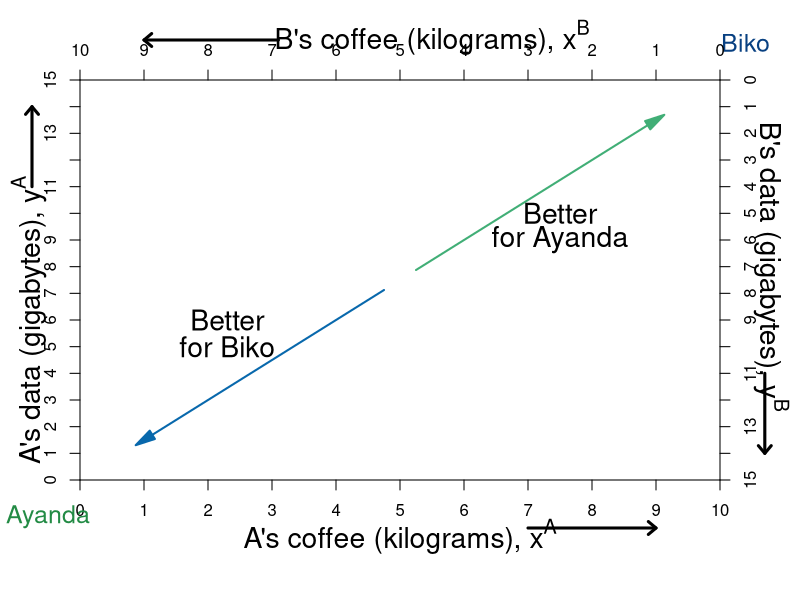

Recreate this plot in R.
require(shape)
pdf(file = "property/edgeworth_better_worse.pdf", width = 9, height = 7)

#Set parameters for graphics
axislabelsize <- 1.7
labelsize <- 1.7
namesize <- 1.5

indiffcurveA1 <- function(x, U = 4, A = 1, a = 0.5) {
  ((((U-2)/A)*(1/x)^a)^(1/(1-a)))
}

indiffcurveA2 <- function(x, U = 4, A = 1, a = 0.5) {
  (((U/A)*(1/x)^a)^(1/(1-a)))
}

indiffcurveA3 <- function(x, U = 4, A = 1, a = 0.5) {
  ((((U+2)/A)*(1/x)^a)^(1/(1-a)))
}

#Aisha happens to have found 8 coffee and 2 data, 
#and Betty happens to have found 2 coffee and 13 data. 
#Aisha's utility (8^0.5)*(2^0.5) = 4
#Betty's utility (2^0.5)*(13^0.5) = 5.09

COL <- c("#7fc97f", "#beaed4", "#fdc086", "#ffff99", "#386cb0", "#f0027f", "#bf5b17", "#666666")
COLA <- c("#99d8c9","#66c2a4","#41ae76", "#238b45", "#005824")
COLB <- c("#4eb3d3", "#2b8cbe", "#0868ac","#084081")

par(mar =  c(6, 4, 4, 4))
xlims <- c(0, 10)
ylims <- c(0, 15)
xlims2 <- c(10, 0)
ylims2 <- c(15, 0)

plot(0, 0, xlim = xlims, ylim = ylims, type = "n",
     xlab = "",
     ylab = "", 
     line = 2.5,
     xaxt = "n", 
     yaxt = "n", 
     cex.lab = axislabelsize, 
     bty = "n",
     xaxs="i", 
     yaxs="i")

mtext(expression(paste("A's coffee (kilograms), ", x^A)), side=1, line = 2.9, cex = axislabelsize)
text(-0.8, 6, expression(paste("A's data (gigabytes), ", y^A)), xpd = TRUE, cex = axislabelsize, srt = 90) 

#Add arrows:
arrows(-0.75, 11, -0.75, 14, xpd = TRUE, length=0.1,angle=40,lwd=3)
arrows(7, -1.8, 9, -1.8, xpd = TRUE, length=0.1,angle=40,lwd=3)


npts <- 500 
npts2 <- 501
#Specify the sequences of points for graphing. 
xx1 <- seq(xlims[1], xlims[2], length.out = npts)
#xx2 <- seq(xlims[1], xlims[2], length.out = npts)
#xx3 <- seq(xlims[1], xlims[2], length.out = npts2)
#xx4 <- seq(xlims[1], 10, length.out = npts2)

#Draw the lines for the graphs
#lines(xx1, indiffcurveA1(xx1), col = COLA[3], lwd = 4)
#lines(xx1, indiffcurveA2(xx1), col = COLA[3], lwd = 4)
#lines(xx1, indiffcurveA3(xx1), col = COLA[3], lwd = 4)
#lines(xx2, solowCondition(xx2, delta = 5), col = COL[3], lwd = 4)
#lines(xx2, solowInfeas(xx2, delta = 5), col = COL[1], lwd = 4, lty = 2)

#Customize ticks and labels for the plot
ticksy <- seq(from = 0, to = 15, by = 1)
ylabels <- seq(from = 0, to = 15, by = 1)
ticksx <- seq(from = 0, to = 10, by = 1)
xlabels <- seq(from = 0, to = 10, by = 1)
axis(1, at = ticksx, pos = 0, labels = xlabels)
axis(2, at = ticksy, pos = 0, labels = ylabels, las = 0)


text(-0.5, -1.4, expression("Ayanda"), xpd = TRUE, cex = namesize, col = COLA[4])
text(10.4, 16.4, expression("Biko"), xpd = TRUE, cex = namesize, col = COLB[4])


#Set up second axes and labels
par(new = TRUE)
#par(mar =  c(6, 4, 4, 4))

xlims2 <- c(10, 0)
ylims2 <- c(15, 0)

plot(0, 0, xlim = xlims2, ylim = ylims2, type = "n",
     xlab = expression(paste("")),
     ylab = expression(paste("")),
     xaxt = "n", 
     yaxt = "n", 
     cex.lab = 1.3, 
     bty = "n",
     xaxs="i", 
     yaxs="i")

axis(side = 3, at = ticksx, pos = 0, labels = xlabels)
axis(side = 4, at = ticksy, pos = 0, labels = ylabels, las = 0)
#axis(side=3, at = xlims2, pos = 0)

text(4.5, -1.6, expression(paste("B's coffee (kilograms), ", x^B)), xpd = TRUE, cex = axislabelsize)
text(-0.8, 7, expression(paste("B's data (gigabytes), ", y^B)), xpd = TRUE, cex = axislabelsize, srt = 270) 

#Add arrows:
arrows(-0.7, 11, -0.7, 14, xpd = TRUE, length=0.1,angle=40,lwd=3)
arrows(6.9, -1.5, 9, -1.5, xpd = TRUE, length=0.1,angle=40,lwd=3)


indiffcurveB1 <- function(x, U = 5.09, A = 1, a = 0.5) {
  ((((U-2)/A)*(1/x)^a)^(1/(1-a)))
}

indiffcurveB2 <- function(x, U = 5.09, A = 1, a = 0.5) {
  (((U/A)*(1/x)^a)^(1/(1-a)))
}

indiffcurveB3 <- function(x, U = 5.09, A = 1, a = 0.5) {
  ((((U+2)/A)*(1/x)^a)^(1/(1-a)))
}

#lines(xx1, indiffcurveB1(xx1), col = COLB[3], lwd = 4)
#lines(xx1, indiffcurveB2(xx1), col = COLB[3], lwd = 4)
#lines(xx1, indiffcurveB3(xx1), col = COLB[3], lwd = 4)

#Label B's indifference curves
#text(9.1, 1.6, expression(u[1]^B))
#text(9.1, 3.4, expression(u[2]^B))
#text(9.1, 6.2, expression(u[3]^B))

#Add a point for the initial endowment
#points(2, 13, pch = 16, col = "black", cex = 1.5)


#Arrow to Slope of BRF
Arrows(5.25, 7.875, 9, 13.5, lty = 1, lwd = 2, arr.type = "triangle",  col = COLB[3])
Arrows(4.75, 7.125, 1, 1.5, lty = 1, lwd = 2, arr.type = "triangle",  col = COLA[3])

text(7.7, 9, expression(paste("Better")), cex = labelsize)
text(7.7, 10, expression(paste("for Biko")), cex = labelsize)
text(2.5, 5, expression(paste("Better")), cex = labelsize)
text(2.5, 6, expression(paste("for Ayanda")), cex = labelsize)

#Arrow to Slope of isoprofit
#Arrows(13, 0.80, 15, 0.80, col = "black", lty = 1, lwd = 2, arr.type = "triangle")
#text(10.2, 0.80, expression(paste("Slope = ", frac(q, p))))

dev.off()
